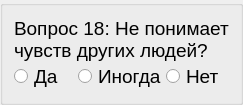
          <widget class="QGroupBox" name="block2_item18">
           <layout class="QVBoxLayout" name="verticalLayout_32">
            <property name="spacing">
             <number>0</number>
            </property>
            <item>
             <widget class="QLabel" name="label_39">
              <property name="font">
               <font>
                <pointsize>14</pointsize>
               </font>
              </property>
              <property name="text">
               <string>Вопрос 18: Не понимает чувств других людей?</string>
              </property>
              <property name="alignment">
               <set>Qt::AlignLeading|Qt::AlignLeft|Qt::AlignVCenter</set>
              </property>
              <property name="wordWrap">
               <bool>true</bool>
              </property>
             </widget>
            </item>
            <item>
             <layout class="QHBoxLayout" name="_32">
              <property name="spacing">
               <number>0</number>
              </property>
              <item>
               <widget class="QRadioButton" name="radioButton_94">
                <property name="font">
                 <font>
                  <pointsize>14</pointsize>
                 </font>
                </property>
                <property name="text">
                 <string>Да</string>
                </property>
               </widget>
              </item>
              <item>
               <widget class="QRadioButton" name="radioButton_95">
                <property name="font">
                 <font>
                  <pointsize>14</pointsize>
                 </font>
                </property>
                <property name="text">
                 <string>Иногда</string>
                </property>
               </widget>
              </item>
              <item>
               <widget class="QRadioButton" name="radioButton_96">
                <property name="font">
                 <font>
                  <pointsize>14</pointsize>
                 </font>
                </property>
                <property name="text">
                 <string>Нет</string>
                </property>
               </widget>
              </item>
             </layout>
            </item>
           </layout>
          </widget>
